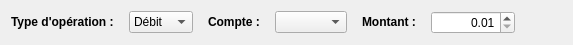
<?xml version="1.0" encoding="UTF-8"?>
<ui version="4.0">
 <class>OperationForm</class>
 <widget class="QWidget" name="OperationForm">
  <property name="enabled">
   <bool>true</bool>
  </property>
  <property name="geometry">
   <rect>
    <x>0</x>
    <y>0</y>
    <width>525</width>
    <height>40</height>
   </rect>
  </property>
  <property name="windowTitle">
   <string>Form</string>
  </property>
  <layout class="QHBoxLayout" name="layoutOperation">
   <property name="spacing">
    <number>15</number>
   </property>
   <item>
    <layout class="QHBoxLayout" name="layoutType">
     <item>
      <widget class="QLabel" name="labelType">
       <property name="sizePolicy">
        <sizepolicy hsizetype="Fixed" vsizetype="Fixed">
         <horstretch>0</horstretch>
         <verstretch>0</verstretch>
        </sizepolicy>
       </property>
       <property name="text">
        <string>&lt;html&gt;&lt;head/&gt;&lt;body&gt;&lt;p&gt;&lt;span style=&quot; font-weight:600;&quot;&gt;Type d'opération :&lt;/span&gt;&lt;/p&gt;&lt;/body&gt;&lt;/html&gt;</string>
       </property>
      </widget>
     </item>
     <item>
      <widget class="QComboBox" name="choixType">
       <property name="sizePolicy">
        <sizepolicy hsizetype="Fixed" vsizetype="Fixed">
         <horstretch>0</horstretch>
         <verstretch>0</verstretch>
        </sizepolicy>
       </property>
       <item>
        <property name="text">
         <string>Débit</string>
        </property>
       </item>
       <item>
        <property name="text">
         <string>Crédit</string>
        </property>
       </item>
      </widget>
     </item>
    </layout>
   </item>
   <item>
    <layout class="QHBoxLayout" name="layoutCompte">
     <item>
      <widget class="QLabel" name="labelCompte">
       <property name="sizePolicy">
        <sizepolicy hsizetype="Fixed" vsizetype="Fixed">
         <horstretch>0</horstretch>
         <verstretch>0</verstretch>
        </sizepolicy>
       </property>
       <property name="text">
        <string>&lt;html&gt;&lt;head/&gt;&lt;body&gt;&lt;p&gt;&lt;span style=&quot; font-weight:600;&quot;&gt;Compte :&lt;/span&gt;&lt;/p&gt;&lt;/body&gt;&lt;/html&gt;</string>
       </property>
      </widget>
     </item>
     <item>
      <widget class="QComboBox" name="choixCompte"/>
     </item>
    </layout>
   </item>
   <item>
    <layout class="QHBoxLayout" name="layoutMontant">
     <item>
      <widget class="QLabel" name="labelMontant">
       <property name="sizePolicy">
        <sizepolicy hsizetype="Fixed" vsizetype="Fixed">
         <horstretch>0</horstretch>
         <verstretch>0</verstretch>
        </sizepolicy>
       </property>
       <property name="text">
        <string>&lt;html&gt;&lt;head/&gt;&lt;body&gt;&lt;p&gt;&lt;span style=&quot; font-weight:600;&quot;&gt;Montant :&lt;/span&gt;&lt;/p&gt;&lt;/body&gt;&lt;/html&gt;</string>
       </property>
      </widget>
     </item>
     <item>
      <widget class="QDoubleSpinBox" name="choixMontant">
       <property name="alignment">
        <set>Qt::AlignRight|Qt::AlignTrailing|Qt::AlignVCenter</set>
       </property>
       <property name="minimum">
        <double>0.010000000000000</double>
       </property>
       <property name="maximum">
        <double>999999.989999999990687</double>
       </property>
       <property name="singleStep">
        <double>0.010000000000000</double>
       </property>
       <property name="value">
        <double>0.010000000000000</double>
       </property>
      </widget>
     </item>
    </layout>
   </item>
   <item>
    <widget class="QPushButton" name="boutonFermer">
     <property name="enabled">
      <bool>true</bool>
     </property>
     <property name="sizePolicy">
      <sizepolicy hsizetype="Fixed" vsizetype="Fixed">
       <horstretch>0</horstretch>
       <verstretch>0</verstretch>
      </sizepolicy>
     </property>
     <property name="cursor">
      <cursorShape>PointingHandCursor</cursorShape>
     </property>
     <property name="toolTip">
      <string>Supprimer l'opération</string>
     </property>
     <property name="styleSheet">
      <string notr="true">#boutonFermer {
	border: none;
}

#boutonFermer:hover {
	background-color: rgba(0, 0, 0, 0.2);
}</string>
     </property>
     <property name="text">
      <string/>
     </property>
     <property name="icon">
      <iconset resource="../resources.qrc">
       <normaloff>:/icons/resources/close_button.png</normaloff>:/icons/resources/close_button.png</iconset>
     </property>
    </widget>
   </item>
  </layout>
 </widget>
 <resources>
  <include location="../resources.qrc"/>
 </resources>
 <connections/>
</ui>
